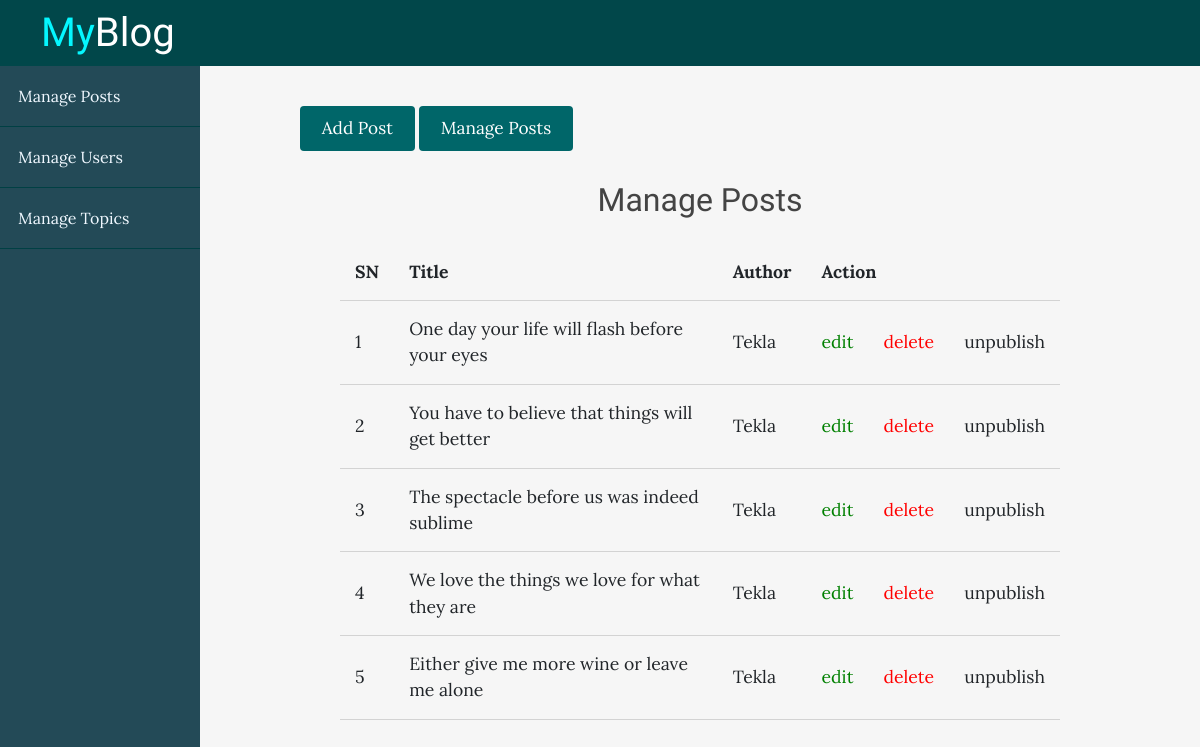
/blog/admin/posts/index.php, run on the app's committed database.
### tables this page shows
CREATE TABLE `posts` (
  `id` int(11) NOT NULL,
  `user_id` int(11) NOT NULL,
  `topic_id` int(11) DEFAULT NULL,
  `title` varchar(255) NOT NULL,
  `image` varchar(255) NOT NULL,
  `body` text NOT NULL,
  `published` tinyint(4) NOT NULL,
  `created_at` datetime NOT NULL DEFAULT current_timestamp()
);

### blog/app/database/db.php (called while the page is built, shortened)
<?php
    require('connect.php');
    function selectAll($table, $conditions = []){
        global $conn;
        $sql = "SELECT * FROM $table";
        if(empty($conditions)){
            $stmt = $conn->prepare($sql);
            $stmt->execute();
            $records = $stmt->get_result()->fetch_all(MYSQLI_ASSOC);
            return $records;
        }
    }
?>

### blog/app/controllers/posts.php (called while the page is built, shortened)
<?php
include(ROOT_PATH . "/app/database/db.php");
$table = 'posts';
$posts = selectAll($table);

### blog/admin/posts/index.php (the view, shortened to what this page needs)
<?php include(ROOT_PATH . "/app/controllers/posts.php"); ?>
<!DOCTYPE html>
<html lang="en">
<head>
    <link rel="stylesheet" href="https://maxcdn.bootstrapcdn.com/bootstrap/4.3.1/css/bootstrap.min.css">
    <link rel="stylesheet" href="https://use.fontawesome.com/releases/v5.6.3/css/all.css">
    <link rel="stylesheet" href="../../assets/css/style.css">
    <link rel="stylesheet" href="../../assets/css/admin.css">
</head>
<body>
    <?php include(ROOT_PATH . "/app/includes/adminHeader.php"); ?>
    <div class="admin-wrapper">
        <?php include(ROOT_PATH . "/app/includes/adminSidebar.php"); ?>
        <div class="admin-content">
            <div class="button-group">
                <a href="create.php" class="btn btn-big">Add Post</a>
                <a href="index.php" class="btn btn-big">Manage Posts</a>
            </div>
            <div class="content">
                <h2 class="page-title">Manage Posts</h2>
                <table>
                    <thead>
                        <th>SN</th>
                        <th>Title</th>
                        <th>Author</th>
                        <th colspan="3">Action</th>
                    </thead>
                    <tbody>
                        <?php foreach ($posts as $key =>$post): ?>
                        <tr>
                            <td><?php echo $key +1; ?></td>
                            <td><?php echo $post['title']; ?></td>
                            <td>Tekla</td>
                            <td><a href="edit.php?id=<?php echo $post['id']; ?>" class="edit">edit</a></td>
                            <td><a href="edit.php?delete_id=<?php echo $post['id']; ?>" class="delete">delete</a></td>
                            <?php if ($post['published']): ?>
                                <td><a href="edit.php?published=0&p_id=<?php echo$post['id'] ?>" class="unpublish">unpublish</a></td>
                            <?php else: ?>
                                <td><a href="edit.php?published=1&p_id=<?php echo$post['id'] ?>" class="publish">publish</a></td>
                            <?php endif; ?>
                        </tr>
                        <?php endforeach; ?>
                    </tbody>
                </table>
            </div>
        </div>
    </div>
</body>
</html>

### blog/assets/css/style.css (style rules this page uses)
* { box-sizing: border-box; }
html, body { height: 100%; padding: 0; margin: 0; background: #f6f6f6; font-family: 'Lora', serif; }
h1, h2, h3, h4, h5, h6 { font-family: 'Candal', serif; color: #444; margin: 5px; }
a { text-decoration: none; color: inherit; }
.btn { padding: 0.5rem 1rem; background: #006669; color: white; border: 1px solid transparent; font-size: 1.08em; font-family: 'Lora', serif; }
.btn-big { padding: 0.7rem 1.3rem; line-height: 1.3rem; }
.content { width: 90%; margin: 30px auto 30px; }

### blog/assets/css/admin.css (style rules this page uses)
.admin-wrapper { display: flex; height: calc(100% - 66px); }
.admin-wrapper .admin-content { flex: 8; height: 100%; padding: 40px 100px 100px; overflow-y: scroll; }
.admin-content .page-title { text-align: center; margin-bottom: 1.5rem; }
table { width: 100%; border-collapse: collapse; font-size: 1.1rem; }
th, td { padding: 15px; text-align: left; border-bottom: 1px solid #d3d3d3; }
.edit { color: green !important; }
.delete { color: red !important; }

### data on the page
posts: title "One day your life will flash before your eyes"
posts: title "You have to believe that things will get better"
posts: title "The spectacle before us was indeed sublime"
posts: title "We love the things we love for what they are"
posts: title "Either give me more wine or leave me alone"
